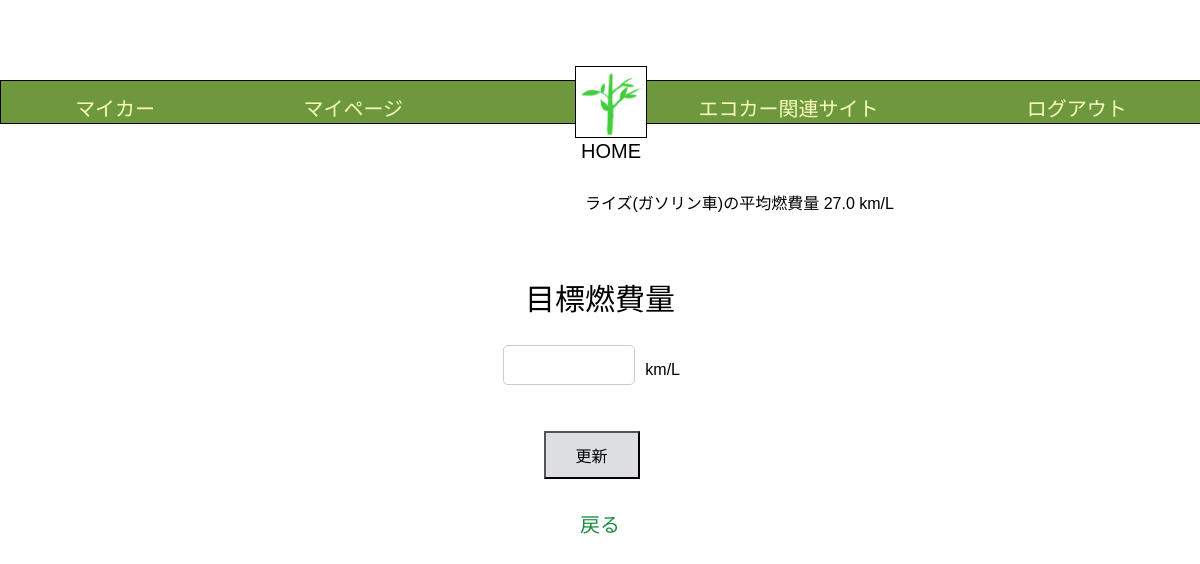
Screenshot of /Edrive/target_fuelefficiency/10 (signed in) with the database file from the repository.
### Edrive/models.py (models this page shows, shortened)
class BaseModel(models.Model):
    created_at = models.DateTimeField(auto_now_add=True)
    updated_at = models.DateTimeField(auto_now=True)
    class Meta:
        abstract = True

class MyCar(BaseModel):
    name = models.CharField(max_length=1000, default='default_name')
    user = models.ForeignKey(User, related_name='mycars', on_delete=models.CASCADE)
    car_model = models.ForeignKey(CarModel, on_delete=models.CASCADE,null=True)
    purchase_on = models.DateField(null=True)
    next_oil_change_on = models.DateField(null=True)
    next_inspection_on = models.DateField(null=True)
    target_fuel_efficiency = models.FloatField(null=True, blank=True)
    class Meta:
        db_table = 'my_cars'

class CarModel(BaseModel):
    CarModel_CHOICES = [
        ('AQUA', 'アクア'),
        ('ROOMY','ルーミー'),
        ('ALPHARD','アルファード'),
        ('RAIZE', 'ライズ'),
        ('N-BOX','エヌボックス'),
        ('FREED','フリード'),
        ('VEZEL', 'ヴェゼル'),
        ('CANBUS', 'ムーヴキャンバス'),
        ('Tanto','タント'),
        ('Rocky', 'ロッキー'),
        ('NOTE', 'ノート'),
        ('SERENA','セレナ'),
        ('DAYZ','デイズ'),
        ('X-TRAIL', 'エクストレイル'),
    ]
    EngineType_CHOICES = [
        ('gasoline', 'ガソリン'),
        ('hybrid', 'ハイブリッド'),
        ('other', 'その他'),
    ]
    Color_CHOICES = [
        ('red', 'レッド'),
        ('blue','ブルー'),
        ('white','ホワイト'),
        ('yellow', 'イエロー'),
        ('pink', 'ピンク'),
        ('green', 'グリーン'),
        ('black', 'ブラック'),
        ('purple', 'パープル'),
        ('grey', 'グレー'),
        ('brown', 'ブラウン'),
    ]
    name = models.CharField(max_length=1000, default='default_name')
    manufacturer = models.ForeignKey(Manufacturer, on_delete=models.CASCADE, null=True)
    car_model_name = models.CharField(max_length=120, choices=CarModel_CHOICES)
    engine_type = models.CharField(max_length=50, choices=EngineType_CHOICES)
    color = models.CharField(max_length=150, choices=Color_CHOICES)
    average_fuel_efficiency = models.FloatField(null=True, blank=True)
    car_group = models.CharField(max_length=200, null=True, default=None)
    class Meta:
        db_table = 'car_models'

### Edrive/views.py (the view, shortened to what this page needs)
# urls.py: path('target_fuelefficiency/<int:pk>',TargetFuelView.as_view(), name = 'target_fuelefficiency'),
class TargetFuelView(LoginRequiredMixin, UpdateView):
    model = MyCar
    template_name = 'target_fuelefficiency.html'
    form_class = TargetFuelForm
    def get(self, request, *args, **kwargs):
        user_id = request.user.id
        user = request.user
        my_car = MyCar.objects.filter(user=request.user).first()
        if my_car:
            average_fuel_efficiency = my_car.car_model.average_fuel_efficiency
            form = TargetFuelForm(instance=my_car)
            mycar_registered = True  # マイカーが登録されている
        else:
            average_fuel_efficiency = None
            form = TargetFuelForm()
            mycar_registered = False  # マイカーが登録されていない
        context = {
            'average_fuel_efficiency': average_fuel_efficiency,
            'form':form,
            'my_car': my_car,
            'mycar_registered': mycar_registered,  # フラグを追加
        }
        return render(request, self.template_name, context)

### Edrive/forms.py (shortened to what this page needs)
class TargetFuelForm(forms.ModelForm):
    target_fuel_efficiency = forms.FloatField(label = '')
    class Meta:
        model = MyCar
        fields = ['target_fuel_efficiency']
        labels = {
            'target_fuel_efficiency':'目標燃費量(km/L)',
        }
        widgets = {
            'target_fuel_efficiency': forms.NumberInput(attrs={'step': '0.1'}),
        }

### templates/target_fuelefficiency.html (shortened to what this page needs)
{% load static %}
<!DOCTYPE html>
<html lang="ja">
   <head>
      <link rel="stylesheet" href="{% static 'css/style.css' %}">
   </head>
   <body>
       <header class="header-container">
      <nav class="navbar navbar-expand-lg navbar-light bg-light">
        <a class="navbar-brand" href="{% url 'Edrive:my_car' user.pk %}">マイカー</a>
        <a class="navbar-brand" href="{% url 'Edrive:mypage' user.pk %}">マイページ</a>
        <div class="logo">
        <a href="{% url 'Edrive:home' %}" class="home-link">
             <img src = "{% get_media_prefix %}shinryoku.png"  alt = "ホーム">
             <p>HOME</p>
        </a>
        </div>
        <a class="navbar-brand" href="{% url 'Edrive:eco_car_site' %}">エコカー関連サイト</a>
        <a class="navbar-brand" href="{% url 'Edrive:logout' %}">ログアウト</a>
      </nav>
      </header>
   <div class="target">
   {% if my_car %}
   <h4>{{ my_car.car_model.car_model_name }}の平均燃費量 {{ my_car.car_model.average_fuel_efficiency }} km/L</h4>
   {% endif %}
<label for="target_fuel_efficiency">目標燃費量</label>
   <nav>
   {% if mycar_registered %}
        <form method="POST">
         <div class="form-group">
           {{ form.as_p }}
           <span class="unit">km/L</span>
         </div>
   <button type="submit">更新</button>
        </form>
   {% else %}
    <p>マイカーが登録されていません。まずはマイカーを登録してください。</p>
    <p><a href="{% url 'Edrive:mycar_detail' user.pk %}">クリックするとマイカー登録画面に遷移します</a></p>
    {% endif %}
        <a class="navbar-brand" href="{% url 'Edrive:home' %}">戻る</a>
   </nav>
   </div>
   </body>
</html>

### static/css/style.css (style rules this page uses)
body { font-family: Arial, sans-serif; margin: 0; padding-top: 80px; }
.header-container { text-align: center; background-color: #6e983e; padding: 1px 0; position:fixed; left: 0; width: 100%; margin-top: 0; border:1px solid black; height:auto; z-index: 1000; }
.header-container a.navbar-brand { color: #fafdbd; text-decoration: none; font-weight: 400; padding: 0.5px; justify-content: space-around; }
.logo img { width:70px; height: 70px; border: 1px solid black; }
.navbar-brand { font-size: 20px; color: #fafdbd; display: flex; margin: 0; }
.navbar { display: flex; justify-content: space-around; align-items: center; padding: 0; margin: 0; }
.logo .home-link { display: flex; flex-direction: column; align-items: center; position: absolute; text-decoration: none; margin: 0 10px; top: -15px; left: 50%; transform: translateX(-50%); width: 80px; height: 80px; }
.logo p { margin: 2px 0 100px 0; font-size: 20px; color: #000000; font-weight:400; }
.navbar-brand { display: flex; text-align: center; margin-top: 10px; }
.target { display: flex; flex-direction: column; align-items: center; margin-top: 50px; }
.target h4 { display: flex; flex-wrap: wrap; text-align: right; margin-top: 60px; margin-left: 350px; margin-right: 20px; width:30%; box-sizing: border-box; font-weight:300; }
.target form { width: 50%; margin-bottom: 20px; text-align: left; margin-left: 80px; }
.target form .unit { margin-left: 10px; text-align: right; }
.target form .form-group { margin-bottom: 15px; display: flex; align-items: center; }
.target label { font-size: 30px; margin-bottom: 10px; text-align: left; display: block; margin-top: 40px; }
.target form input[type="text"], .target form input[type="password"], .target form input[type="email"], .target form input[type="date"], .target form input[type="datetime-local"], .target form input[type="number"], .target form select, .target form textarea { width: 100%; padding: 10px; font-size: 16px; border: 1px solid #ccc; border-radius: 5px; box-sizing: border-box; margin-bottom: 10px; display: flex; align-items: center; }
.target form button[type="submit"] { padding: 10px 30px; background-color: #dcdee1; color: black; cursor: pointer; font-size: 16px; text-align: center; margin: 20px auto; display: block; }
.target .navbar-brand { padding: 10px 20px; color: #208b40; font-size: 20px; text-align: center; text-decoration: none; margin: 10px auto; display: block; }

### rows the page displays
MyCar: car_model.car_model_name "ライズ(ガソリン車)", car_model.average_fuel_efficiency "27.0"
